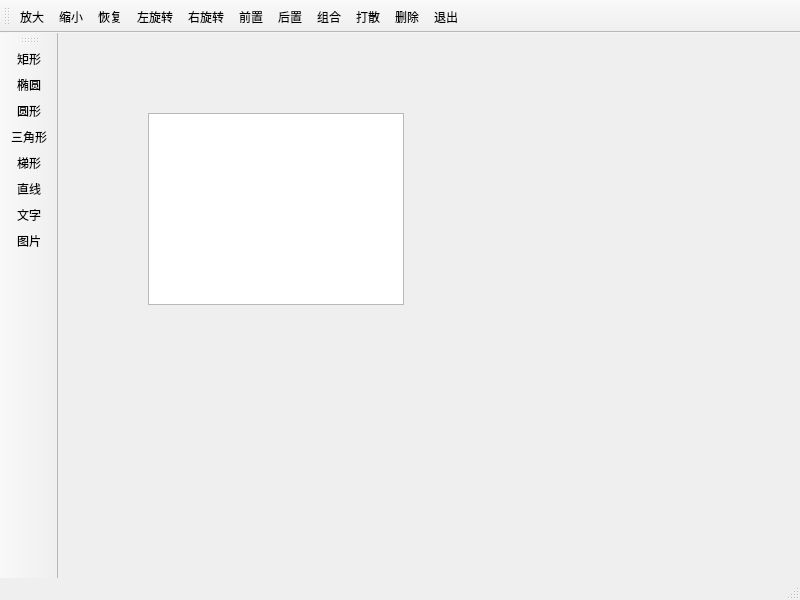
<?xml version="1.0" encoding="UTF-8"?>
<ui version="4.0">
 <class>MainWindow</class>
 <widget class="QMainWindow" name="MainWindow">
  <property name="geometry">
   <rect>
    <x>0</x>
    <y>0</y>
    <width>800</width>
    <height>600</height>
   </rect>
  </property>
  <property name="windowTitle">
   <string>MainWindow</string>
  </property>
  <widget class="QWidget" name="centralwidget">
   <widget class="QMyGraphicsView" name="graphicsView">
    <property name="geometry">
     <rect>
      <x>90</x>
      <y>80</y>
      <width>256</width>
      <height>192</height>
     </rect>
    </property>
   </widget>
  </widget>
  <widget class="QStatusBar" name="statusbar"/>
  <widget class="QToolBar" name="toolBar">
   <property name="windowTitle">
    <string>toolBar</string>
   </property>
   <property name="toolButtonStyle">
    <enum>Qt::ToolButtonTextUnderIcon</enum>
   </property>
   <attribute name="toolBarArea">
    <enum>LeftToolBarArea</enum>
   </attribute>
   <attribute name="toolBarBreak">
    <bool>false</bool>
   </attribute>
   <addaction name="actItem_Rect"/>
   <addaction name="actItem_Ellipse"/>
   <addaction name="actItem_Circle"/>
   <addaction name="actItem_Triangle"/>
   <addaction name="actItem_Polygon"/>
   <addaction name="actItem_Line"/>
   <addaction name="actItem_Text"/>
   <addaction name="actItem_Pixmap"/>
  </widget>
  <widget class="QToolBar" name="toolBar_2">
   <property name="windowTitle">
    <string>toolBar_2</string>
   </property>
   <property name="toolButtonStyle">
    <enum>Qt::ToolButtonTextUnderIcon</enum>
   </property>
   <attribute name="toolBarArea">
    <enum>TopToolBarArea</enum>
   </attribute>
   <attribute name="toolBarBreak">
    <bool>false</bool>
   </attribute>
   <addaction name="actZoomIn"/>
   <addaction name="actZoomOut"/>
   <addaction name="actRestore"/>
   <addaction name="actRotateLeft"/>
   <addaction name="actRotateRight"/>
   <addaction name="actEdit_Front"/>
   <addaction name="actEdit_Back"/>
   <addaction name="actGroup"/>
   <addaction name="actGroupBreak"/>
   <addaction name="actEdit_Delete"/>
   <addaction name="actQuit"/>
  </widget>
  <action name="actItem_Rect">
   <property name="icon">
    <iconset resource="res.qrc">
     <normaloff>:/images/images/RECTANGL.BMP</normaloff>:/images/images/RECTANGL.BMP</iconset>
   </property>
   <property name="text">
    <string>矩形</string>
   </property>
   <property name="toolTip">
    <string>添加矩形</string>
   </property>
  </action>
  <action name="actItem_Ellipse">
   <property name="icon">
    <iconset resource="res.qrc">
     <normaloff>:/images/images/ELLIPSE.BMP</normaloff>:/images/images/ELLIPSE.BMP</iconset>
   </property>
   <property name="text">
    <string>椭圆</string>
   </property>
   <property name="toolTip">
    <string>添加椭圆型</string>
   </property>
  </action>
  <action name="actItem_Line">
   <property name="icon">
    <iconset resource="res.qrc">
     <normaloff>:/images/images/LINE.BMP</normaloff>:/images/images/LINE.BMP</iconset>
   </property>
   <property name="text">
    <string>直线</string>
   </property>
   <property name="toolTip">
    <string>添加直线</string>
   </property>
  </action>
  <action name="actEdit_Delete">
   <property name="icon">
    <iconset resource="res.qrc">
     <normaloff>:/images/images/108.bmp</normaloff>:/images/images/108.bmp</iconset>
   </property>
   <property name="text">
    <string>删除</string>
   </property>
   <property name="toolTip">
    <string>删除选中的图元</string>
   </property>
  </action>
  <action name="actQuit">
   <property name="icon">
    <iconset resource="res.qrc">
     <normaloff>:/images/images/132.bmp</normaloff>:/images/images/132.bmp</iconset>
   </property>
   <property name="text">
    <string>退出</string>
   </property>
   <property name="toolTip">
    <string>退出本系统</string>
   </property>
  </action>
  <action name="actItem_Pixmap">
   <property name="icon">
    <iconset resource="res.qrc">
     <normaloff>:/images/images/824.bmp</normaloff>:/images/images/824.bmp</iconset>
   </property>
   <property name="text">
    <string>图片</string>
   </property>
   <property name="toolTip">
    <string>添加图片</string>
   </property>
  </action>
  <action name="actItem_Text">
   <property name="icon">
    <iconset resource="res.qrc">
     <normaloff>:/images/images/800.bmp</normaloff>:/images/images/800.bmp</iconset>
   </property>
   <property name="text">
    <string>文字</string>
   </property>
   <property name="toolTip">
    <string>添加文字</string>
   </property>
  </action>
  <action name="actEdit_Front">
   <property name="icon">
    <iconset resource="res.qrc">
     <normaloff>:/images/images/528.bmp</normaloff>:/images/images/528.bmp</iconset>
   </property>
   <property name="text">
    <string>前置</string>
   </property>
   <property name="toolTip">
    <string>居于最前面</string>
   </property>
  </action>
  <action name="actEdit_Back">
   <property name="icon">
    <iconset resource="res.qrc">
     <normaloff>:/images/images/526.bmp</normaloff>:/images/images/526.bmp</iconset>
   </property>
   <property name="text">
    <string>后置</string>
   </property>
   <property name="toolTip">
    <string>居于最后面</string>
   </property>
  </action>
  <action name="actItem_Polygon">
   <property name="icon">
    <iconset resource="res.qrc">
     <normaloff>:/images/images/FREEFORM.BMP</normaloff>:/images/images/FREEFORM.BMP</iconset>
   </property>
   <property name="text">
    <string>梯形</string>
   </property>
   <property name="toolTip">
    <string>添加梯形</string>
   </property>
  </action>
  <action name="actZoomIn">
   <property name="icon">
    <iconset resource="res.qrc">
     <normaloff>:/images/images/zoomin.png</normaloff>:/images/images/zoomin.png</iconset>
   </property>
   <property name="text">
    <string>放大</string>
   </property>
   <property name="toolTip">
    <string>放大</string>
   </property>
  </action>
  <action name="actZoomOut">
   <property name="icon">
    <iconset resource="res.qrc">
     <normaloff>:/images/images/zoomout.png</normaloff>:/images/images/zoomout.png</iconset>
   </property>
   <property name="text">
    <string>缩小</string>
   </property>
   <property name="toolTip">
    <string>缩小</string>
   </property>
  </action>
  <action name="actRotateLeft">
   <property name="icon">
    <iconset resource="res.qrc">
     <normaloff>:/images/images/rotateleft.png</normaloff>:/images/images/rotateleft.png</iconset>
   </property>
   <property name="text">
    <string>左旋转</string>
   </property>
   <property name="toolTip">
    <string>左旋转</string>
   </property>
  </action>
  <action name="actRotateRight">
   <property name="icon">
    <iconset resource="res.qrc">
     <normaloff>:/images/images/rotateright.png</normaloff>:/images/images/rotateright.png</iconset>
   </property>
   <property name="text">
    <string>右旋转</string>
   </property>
   <property name="toolTip">
    <string>右旋转</string>
   </property>
  </action>
  <action name="actRestore">
   <property name="icon">
    <iconset resource="res.qrc">
     <normaloff>:/images/images/420.bmp</normaloff>:/images/images/420.bmp</iconset>
   </property>
   <property name="text">
    <string>恢复</string>
   </property>
   <property name="toolTip">
    <string>恢复大小</string>
   </property>
  </action>
  <action name="actGroup">
   <property name="icon">
    <iconset resource="res.qrc">
     <normaloff>:/images/images/UNGROUP.BMP</normaloff>:/images/images/UNGROUP.BMP</iconset>
   </property>
   <property name="text">
    <string>组合</string>
   </property>
   <property name="toolTip">
    <string>组合</string>
   </property>
  </action>
  <action name="actGroupBreak">
   <property name="icon">
    <iconset resource="res.qrc">
     <normaloff>:/images/images/128.bmp</normaloff>:/images/images/128.bmp</iconset>
   </property>
   <property name="text">
    <string>打散</string>
   </property>
   <property name="toolTip">
    <string>取消组合</string>
   </property>
  </action>
  <action name="actItem_Circle">
   <property name="icon">
    <iconset resource="res.qrc">
     <normaloff>:/images/images/08.JPG</normaloff>:/images/images/08.JPG</iconset>
   </property>
   <property name="text">
    <string>圆形</string>
   </property>
   <property name="toolTip">
    <string>圆形</string>
   </property>
  </action>
  <action name="actItem_Triangle">
   <property name="icon">
    <iconset resource="res.qrc">
     <normaloff>:/images/images/Icon1242.ico</normaloff>:/images/images/Icon1242.ico</iconset>
   </property>
   <property name="text">
    <string>三角形</string>
   </property>
   <property name="toolTip">
    <string>三角形</string>
   </property>
  </action>
 </widget>
 <customwidgets>
  <customwidget>
   <class>QMyGraphicsView</class>
   <extends>QGraphicsView</extends>
   <header location="global">qmygraphicsview.h</header>
  </customwidget>
 </customwidgets>
 <resources>
  <include location="res.qrc"/>
 </resources>
 <connections>
  <connection>
   <sender>actQuit</sender>
   <signal>triggered()</signal>
   <receiver>MainWindow</receiver>
   <slot>close()</slot>
   <hints>
    <hint type="sourcelabel">
     <x>-1</x>
     <y>-1</y>
    </hint>
    <hint type="destinationlabel">
     <x>399</x>
     <y>299</y>
    </hint>
   </hints>
  </connection>
 </connections>
</ui>
